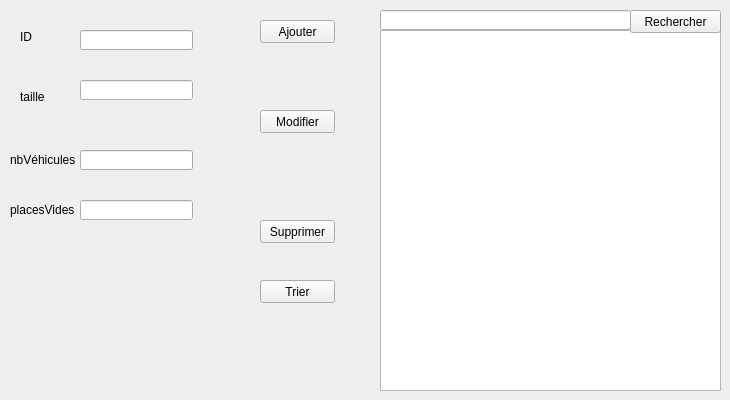
      <widget class="QWidget" name="tab_2">
       <attribute name="title">
        <string>Parkings</string>
       </attribute>
       <widget class="QTableView" name="table_p">
        <property name="geometry">
         <rect>
          <x>380</x>
          <y>30</y>
          <width>341</width>
          <height>361</height>
         </rect>
        </property>
       </widget>
       <widget class="QPushButton" name="ajouterP">
        <property name="geometry">
         <rect>
          <x>260</x>
          <y>20</y>
          <width>75</width>
          <height>23</height>
         </rect>
        </property>
        <property name="text">
         <string>Ajouter</string>
        </property>
       </widget>
       <widget class="QPushButton" name="modifierP">
        <property name="geometry">
         <rect>
          <x>260</x>
          <y>110</y>
          <width>75</width>
          <height>23</height>
         </rect>
        </property>
        <property name="text">
         <string>Modifier</string>
        </property>
       </widget>
       <widget class="QPushButton" name="supprimerP">
        <property name="geometry">
         <rect>
          <x>260</x>
          <y>220</y>
          <width>75</width>
          <height>23</height>
         </rect>
        </property>
        <property name="text">
         <string>Supprimer</string>
        </property>
       </widget>
       <widget class="QLabel" name="label_id">
        <property name="geometry">
         <rect>
          <x>20</x>
          <y>30</y>
          <width>47</width>
          <height>13</height>
         </rect>
        </property>
        <property name="text">
         <string>ID</string>
        </property>
       </widget>
       <widget class="QLabel" name="label_taille">
        <property name="geometry">
         <rect>
          <x>20</x>
          <y>90</y>
          <width>47</width>
          <height>13</height>
         </rect>
        </property>
        <property name="text">
         <string>taille</string>
        </property>
       </widget>
       <widget class="QLabel" name="label_nbvehicules">
        <property name="geometry">
         <rect>
          <x>10</x>
          <y>150</y>
          <width>71</width>
          <height>20</height>
         </rect>
        </property>
        <property name="text">
         <string>nbVéhicules</string>
        </property>
       </widget>
       <widget class="QLabel" name="label_placesvides">
        <property name="geometry">
         <rect>
          <x>10</x>
          <y>200</y>
          <width>71</width>
          <height>20</height>
         </rect>
        </property>
        <property name="text">
         <string>placesVides</string>
        </property>
       </widget>
       <widget class="QLineEdit" name="id">
        <property name="geometry">
         <rect>
          <x>80</x>
          <y>30</y>
          <width>113</width>
          <height>20</height>
         </rect>
        </property>
       </widget>
       <widget class="QLineEdit" name="taille">
        <property name="geometry">
         <rect>
          <x>80</x>
          <y>80</y>
          <width>113</width>
          <height>20</height>
         </rect>
        </property>
       </widget>
       <widget class="QLineEdit" name="nbvehicules">
        <property name="geometry">
         <rect>
          <x>80</x>
          <y>150</y>
          <width>113</width>
          <height>20</height>
         </rect>
        </property>
       </widget>
       <widget class="QLineEdit" name="placesvides">
        <property name="geometry">
         <rect>
          <x>80</x>
          <y>200</y>
          <width>113</width>
          <height>20</height>
         </rect>
        </property>
       </widget>
       <widget class="QPushButton" name="trierP">
        <property name="geometry">
         <rect>
          <x>260</x>
          <y>280</y>
          <width>75</width>
          <height>23</height>
         </rect>
        </property>
        <property name="text">
         <string>Trier</string>
        </property>
       </widget>
       <widget class="QPushButton" name="Rechercher_P">
        <property name="geometry">
         <rect>
          <x>630</x>
          <y>10</y>
          <width>91</width>
          <height>23</height>
         </rect>
        </property>
        <property name="text">
         <string>Rechercher</string>
        </property>
       </widget>
       <widget class="QLineEdit" name="p_search">
        <property name="geometry">
         <rect>
          <x>380</x>
          <y>10</y>
          <width>251</width>
          <height>20</height>
         </rect>
        </property>
       </widget>
      </widget>
